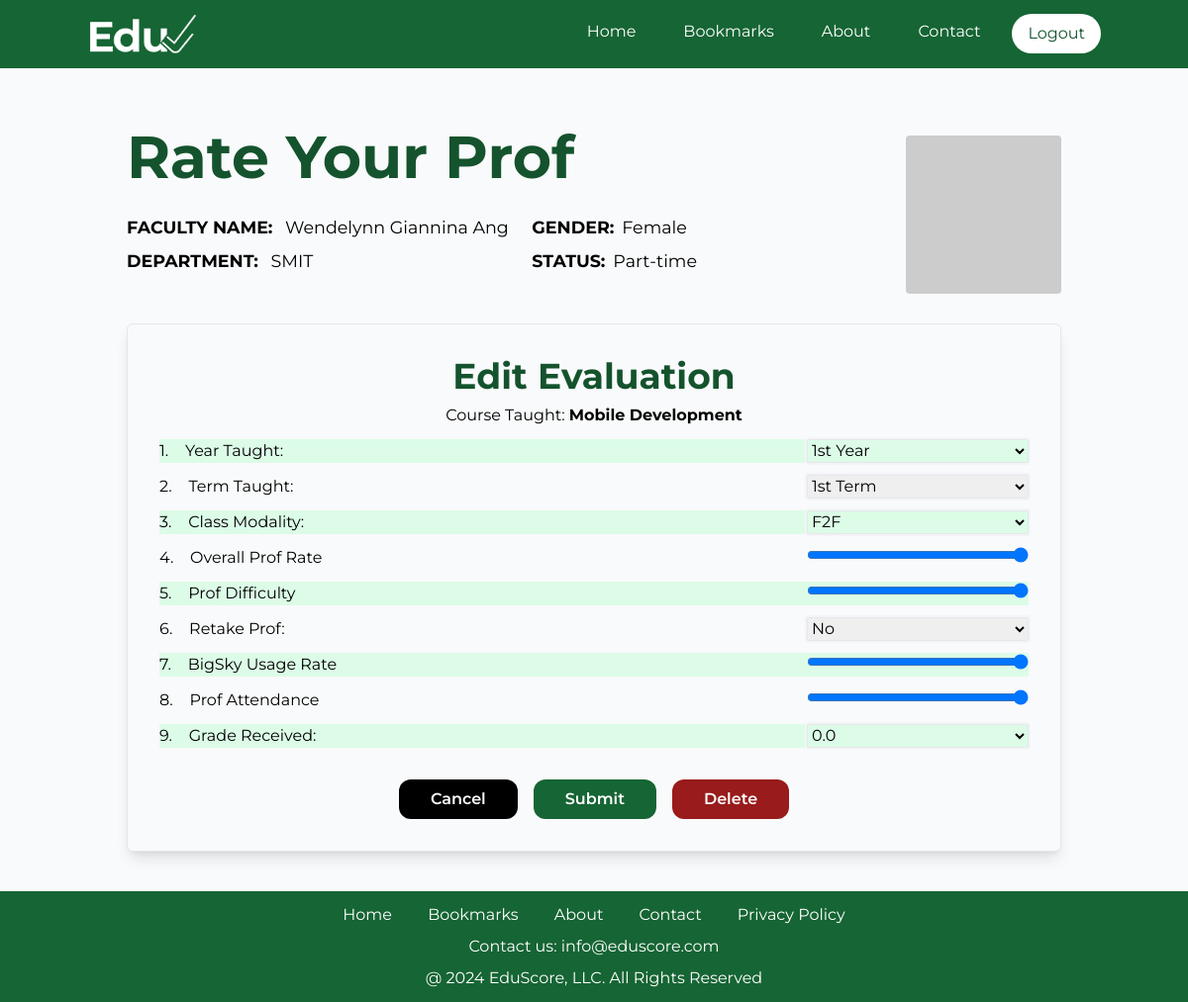
/edit_eval/19 (signed in), run on an earlier commit of the app's database.
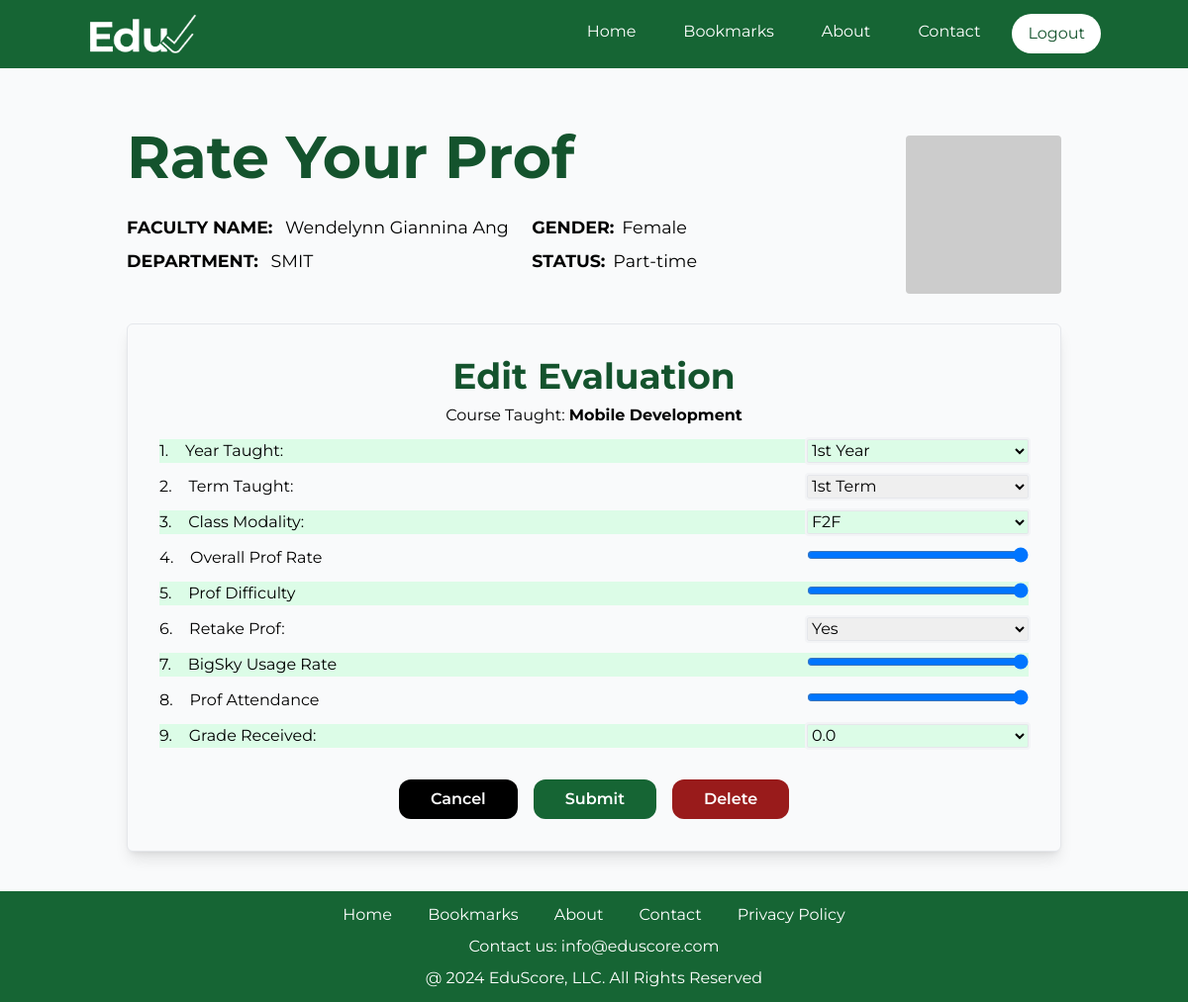
And on a later commit of the database.
### EvalSys/models.py (models this page shows, shortened)
class EvaluationTB(models.Model):
    UserID = models.ForeignKey(User, on_delete=models.CASCADE)
    TeacherID = models.ForeignKey(TeacherTB, on_delete=models.CASCADE)
    CourseID = models.ForeignKey(CourseTB, on_delete=models.CASCADE)
    Year = models.CharField(max_length=50, null=False, blank=False)
    Term = models.IntegerField(null=False, blank=False)
    ClassModality = models.CharField(max_length=50, null=False, blank=False)
    OverallProfRate = models.FloatField(null=False, blank=False)
    ProfDifficulty = models.FloatField(null=False, blank=False)
    RetakeProf = models.BooleanField(null=False, blank=False)
    BigSkyUsageRate = models.FloatField(null=False, blank=False)
    ProfAttendance = models.FloatField(null=False, blank=False)
    GradeReceived = models.FloatField(null=True, blank=True)
    DateAdded = models.DateTimeField(default=timezone.now)
    class Meta:
        unique_together = ('UserID', 'TeacherID', 'CourseID')

class TeacherTB(models.Model):
    FirstName = models.CharField(max_length=100, null=False, blank=False)
    LastName = models.CharField(max_length=100, null=False, blank=False)
    Gender = models.CharField(max_length=50, null=True, blank=True)
    Department = models.CharField(max_length=100, null=True, blank=True, default="Unknown")
    EmpStatus = models.CharField(max_length=50, null=True, blank=True, default="Unknown")

class CourseTB(models.Model):
    CourseCode = models.CharField(unique=True, max_length=50, null=False, blank=False)
    CourseName = models.CharField(max_length=100, null=False, blank=False)
    Description = models.TextField(null=True, blank=True)

### EvalSys/views.py (the view)
# urls.py: path('edit_eval/<evalID>', views.EditTeacherEval, name='EditEval'),
@login_required(login_url='UserLogin')
def EditTeacherEval(request, evalID):
    EvalRec = EvaluationTB.objects.get(pk=evalID)
    user = request.user
    if user.id == EvalRec.UserID.id:
        if request.method == 'POST':
            form = TeacherEvalForm(request.POST or None, instance=EvalRec)
            if form.is_valid():
                form.save()
                return redirect('EvalTag', EvalRec.id)
            else:
                return render(request, 'edit_eval.html', {'EvalRec': EvalRec, 'forms': form})
        else:
            return render(request, 'edit_eval.html', {'EvalRec': EvalRec})
    else:
        return redirect('SearchProf')

### templates/edit_eval.html (shortened to what the changed rows need)
{% extends 'temp_2.html' %}
{% block content %}
    <div class="mt-5 flex justify-center">
        <div class="p-10 w-full max-w-5xl">
            <div class="grid grid-cols-6 w-full">
                <div class="col-span-5 flex flex-col">
                    <div class="">
                        <div>
                            <h1 class="text-6xl font-bold text-green-900 mb-2">Rate Your Prof</h1>
                        </div>
                    </div>
                    <div class="grid grid-cols-6 mt-5">
                        <div class="mb-2 col-span-3 text-[17.5px]">
                            <b>FACULTY NAME:</b> <span
                                class="ml-2">{{ EvalRec.TeacherID.FirstName }} {{ EvalRec.TeacherID.LastName }}</span>
                        </div>
                        <div class="col-span-2 text-[17.5px] ml-4 flex">
                            <b>GENDER:</b> <span class="ml-2">{{ EvalRec.TeacherID.Gender }}</span>
                        </div>
                    </div>
                    <div class="grid grid-cols-6">
                        <div class="mb-2 col-span-3 text-[17.5px]">
                            <b>DEPARTMENT:</b> <span class="ml-2">{{ EvalRec.TeacherID.Department }}</span>
                        </div>
                        <div class="col-span-2 text-[17.5px] ml-4 flex">
                            <b>STATUS:</b> <span class="ml-2">{{ EvalRec.TeacherID.EmpStatus }}</span>
                        </div>
                    </div>
                </div>
            </div>
            <div class="mt-[30px]">
                <div class="p-8 bg-gray-50 rounded-md border shadow-lg">
                    <div class="flex justify-center">
                        <h1 class="text-4xl font-bold text-green-900 mb-2">Edit Evaluation</h1>
                    </div>
                    <div class="flex justify-center">
                        <p> Course Taught: <strong>{{ EvalRec.CourseID.CourseName }}</strong> </p>
                    </div>
                    <div>
                        <form action="{% url 'EditEval' EvalRec.id %}" method="POST" class="space-y-3">
                            <div class="flex justify-between bg-green-100">
                                <label for="Year">1. &nbsp&nbsp Year Taught: </label>
                                <select class="buttonDropdown border bg-green-100 w-56" id="Year" name="Year">
                                    <option value="1st Year" class="bg-white" {% if EvalRec.Year == "1st Year" %}
                                            selected {% endif %}>
                                        1st Year
                                    </option>
                                </select>
                            </div>
                            <div class="flex justify-between">
                                <label for="Term">2. &nbsp&nbsp Term Taught: </label>
                                <select class="buttonDropdown border w-56" id="Term" name="Term">
                                    <option value="1" {% if EvalRec.Term == 1 %} selected {% endif %}>1st
                                        Term
                                    </option>
                                </select>
                            </div>
                            <div class="flex justify-between bg-green-100">
                                <label for="ClassModality">3. &nbsp&nbsp Class Modality: </label>
                                <select class="buttonDropdown border bg-green-100 w-56" id="ClassModality"
                                        name="ClassModality">
                                    <option value="F2F" class="bg-white" {% if EvalRec.ClassModality == "F2F" %}
                                            selected {% endif %}>
                                        F2F
                                    </option>
                                </select>
                            </div>
                            <div class="flex justify-between">
                                <div class="relative">
                                    <input type="range" min="0" step="0.5" max="4" value="{{ EvalRec.OverallProfRate }}"
                                           class="slider w-56" id="OverallProfRate" name="OverallProfRate" data-value-id="sliderValueOverallProfRate" required>
                                </div>
                            </div>
                            <div class="flex justify-between bg-green-100">
                                <div class="relative">
                                    <input type="range" min="0" step="0.5" max="4" value="{{ EvalRec.ProfDifficulty }}"
                                       class="slider w-56" id="ProfDifficulty" name="ProfDifficulty" data-value-id="sliderValueProfDifficulty" required>
                                </div>
                            </div>
                            <div class="flex justify-between">
                                <label for="RetakeProf">6. &nbsp&nbsp Retake Prof: </label>
                                <select class="buttonDropdown border w-56" id="RetakeProf" name="RetakeProf">
                                    <option value="True" {% if EvalRec.RetakeProf == True %} selected {% endif %}>Yes
                                    </option>
                                    <option value="False" {% if EvalRec.RetakeProf == False %} selected {% endif %}>No
                                    </option>
                                </select>
                            </div>
                            <div class="flex justify-between bg-green-100">
                                <div class="relative">
                                    <input type="range" min="0" step="0.5" max="4" value="{{ EvalRec.BigSkyUsageRate }}"
                                       class="slider w-56" id="BigSkyUsageRate" name="BigSkyUsageRate" data-value-id="sliderValueBigSkyUsageRate" required>
                                </div>
                            </div>
                            <div class="flex justify-between">
                                <div class="relative">
                                    <input type="range" min="0" step="0.5" max="4" value="{{ EvalRec.ProfAttendance }}"
                                       class="slider w-56" id="ProfAttendance" name="ProfAttendance" data-value-id="sliderValueProfAttendance" required>
                                </div>
                            </div>
                            <div class="flex justify-between bg-green-100">
                                <label for="GradeReceived">9. &nbsp&nbsp Grade Received: </label>
                                <select class="buttonDropdown border bg-green-100 w-56" id="GradeReceived"
                                        name="GradeReceived">
                                    <option value="0.0" class="bg-white" {% if EvalRec.GradeReceived == 0.0 %}
                                            selected {% endif %}>0.0
                                    </option>
                                </select>
                            </div>
                        </form>
                    </div>
                </div>
            </div>
        </div>
    </div>
{% endblock %}

What changed in the data, as far as the page shows it:
changed EvaluationTB "1st Year": RetakeProf "No" → "Yes"
